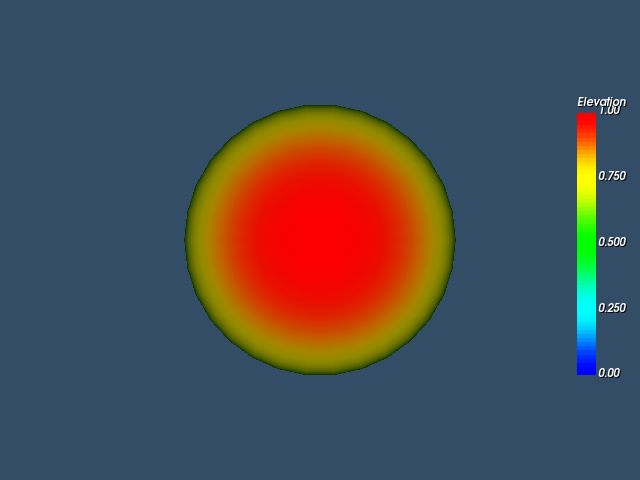

The Python source for this figure:
#!/usr/bin/env python

# Demonstrate a standalone scalar bar annotation showing a color lookup
# table mapped to elevation on a sphere source.

# Factory overrides: importing these modules registers the OpenGL rendering
# and interaction style implementations for vtkRenderingCore factory classes.
import vtkmodules.vtkInteractionStyle  # noqa: F401
import vtkmodules.vtkRenderingFreeType  # noqa: F401
import vtkmodules.vtkRenderingOpenGL2  # noqa: F401
# VTK pipeline classes used in this example
from vtkmodules.vtkCommonCore import vtkLookupTable
from vtkmodules.vtkFiltersCore import vtkElevationFilter
from vtkmodules.vtkFiltersSources import vtkSphereSource
from vtkmodules.vtkRenderingAnnotation import vtkScalarBarActor
from vtkmodules.vtkRenderingCore import (
    vtkActor,
    vtkPolyDataMapper,
    vtkRenderWindow,
    vtkRenderWindowInteractor,
    vtkRenderer,
)

# Colors (normalized RGB)
background_rgb = (0.200, 0.302, 0.400)

# Source: generate a sphere
source = vtkSphereSource()
source.SetThetaResolution(30)
source.SetPhiResolution(30)

# Filter: compute elevation scalar values along the Z axis
elevation = vtkElevationFilter()
elevation.SetInputConnection(source.GetOutputPort())
elevation.SetLowPoint(0, 0, -0.5)
elevation.SetHighPoint(0, 0, 0.5)

# Lookup table: map scalar values to a blue-to-red color ramp
lut = vtkLookupTable()
lut.SetHueRange(0.667, 0.0)
lut.Build()

# Mapper: map polygon data to graphics primitives with scalar coloring
mapper = vtkPolyDataMapper()
mapper.SetInputConnection(elevation.GetOutputPort())
mapper.SetLookupTable(lut)
mapper.SetScalarRange(0.0, 1.0)

# Actor: assign the mapped geometry
actor = vtkActor()
actor.SetMapper(mapper)

# Scalar bar: display the color legend
scalar_bar = vtkScalarBarActor()
scalar_bar.SetLookupTable(lut)
scalar_bar.SetTitle("Elevation")
scalar_bar.SetNumberOfLabels(5)
scalar_bar.SetOrientationToVertical()
scalar_bar.SetWidth(0.08)
scalar_bar.SetHeight(0.6)
scalar_bar.SetPosition(0.9, 0.2)

# Renderer: assemble the scene and configure the camera
renderer = vtkRenderer()
renderer.AddActor(actor)
renderer.AddActor(scalar_bar)
renderer.SetBackground(background_rgb)

# Render window: display the rendered scene
render_window = vtkRenderWindow()
render_window.AddRenderer(renderer)
render_window.SetWindowName("scalar bar actor")
render_window.SetMultiSamples(0)
render_window.SetSize(640, 480)

# Interactor: handle mouse and keyboard events
render_window_interactor = vtkRenderWindowInteractor()
render_window_interactor.SetRenderWindow(render_window)

# Scene: configure the camera
renderer.ResetCamera()

# Start: launch the interactive visualization
render_window_interactor.Initialize()
render_window_interactor.Start()
